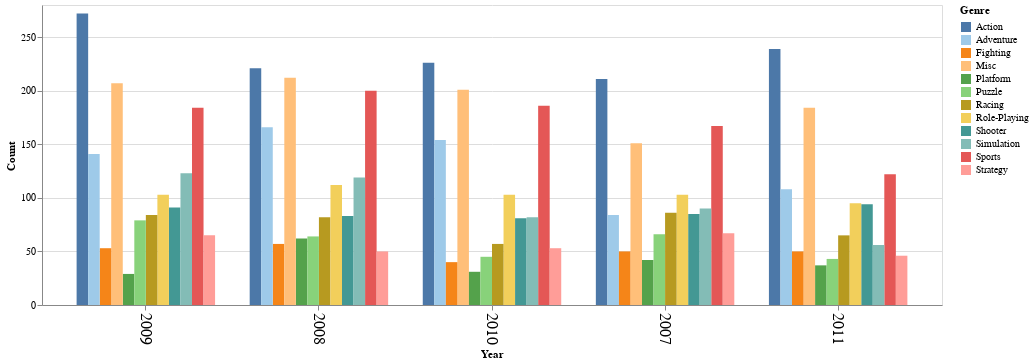

Notebook cell for this chart:
### Code cell
top_5_years = df["Year"].value_counts().nlargest(5).index.tolist()

filtered_df = df[df["Year"].isin(top_5_years)]

# 3. Cria o gráfico com Altair
chart = (
    alt.Chart(filtered_df)
    .mark_bar()
    .encode(
        x=alt.X(
            "Year:N", sort=top_5_years, axis=alt.Axis(labelAngle=90, labelFontSize=16)
        ),
        y=alt.Y("count()", title="Count"),
        xOffset="Genre:N",
        color=alt.Color("Genre:N", title="Genre", scale=alt.Scale(scheme="tableau20")),
        tooltip=["Genre", "count()"],
    )
    .properties(
        width=900,  # ajuste a largura conforme necessário
        height=300,  # ajuste a altura conforme necessário
    )
)

chart

### Figure 1 — Vega-Lite specification as saved in the notebook (floating-point values rounded to 4 significant figures; data arrays with more than 128 entries replaced by an {"elided": "..."} marker saying what was removed)
{"config": {"view": {"continuousWidth": 300, "continuousHeight": 300}}, "data": {"name": "data-59054b52c22eacb8ae2618590cd9f53e"}, "mark": {"type": "bar"}, "encoding": {"color": {"field": "Genre", "scale": {"scheme": "tableau20"}, "title": "Genre", "type": "nominal"}, "tooltip": [{"field": "Genre", "type": "nominal"}, {"aggregate": "count", "type": "quantitative"}], "x": {"axis": {"labelAngle": 90, "labelFontSize": 16}, "field": "Year", "sort": [2009.0, 2008.0, 2010.0, 2007.0, 2011.0], "type": "nominal"}, "xOffset": {"field": "Genre", "type": "nominal"}, "y": {"aggregate": "count", "title": "Count", "type": "quantitative"}}, "height": 300, "width": 900, "$schema": "https://vega.github.io/schema/vega-lite/v5.20.1.json", "datasets": {"data-59054b52c22eacb8ae2618590cd9f53e": {"elided": "6459 records"}}}
